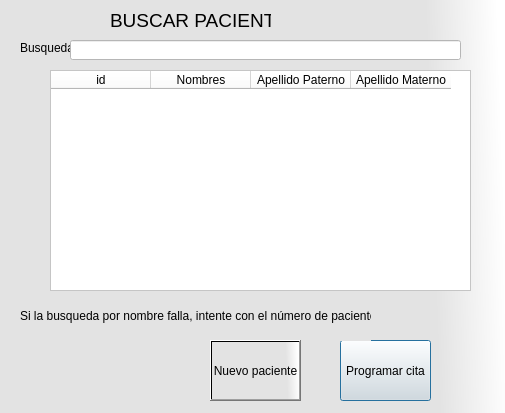
<?xml version="1.0" encoding="UTF-8"?>
<ui version="4.0">
 <class>Dialog</class>
 <widget class="QDialog" name="Dialog">
  <property name="geometry">
   <rect>
    <x>0</x>
    <y>0</y>
    <width>505</width>
    <height>413</height>
   </rect>
  </property>
  <property name="windowTitle">
   <string>Buscar Paciente</string>
  </property>
  <property name="styleSheet">
   <string notr="true">background-color: qlineargradient(spread:pad, x1:0, y1:0.58, x2:1, y2:0.551, stop:0.857955 rgba(227, 227, 227, 255), stop:1 rgba(255, 255, 255, 255));</string>
  </property>
  <widget class="QLabel" name="label">
   <property name="geometry">
    <rect>
     <x>20</x>
     <y>40</y>
     <width>111</width>
     <height>16</height>
    </rect>
   </property>
   <property name="styleSheet">
    <string notr="true">
background-color: rgb(227, 227, 227);</string>
   </property>
   <property name="text">
    <string>Busqueda</string>
   </property>
  </widget>
  <widget class="QLineEdit" name="lineEdit_busqueda">
   <property name="geometry">
    <rect>
     <x>70</x>
     <y>40</y>
     <width>391</width>
     <height>20</height>
    </rect>
   </property>
   <property name="styleSheet">
    <string notr="true">background-color: rgb(255, 255, 255);</string>
   </property>
  </widget>
  <widget class="QPushButton" name="pb_agregar_nuevo_B">
   <property name="geometry">
    <rect>
     <x>340</x>
     <y>340</y>
     <width>91</width>
     <height>61</height>
    </rect>
   </property>
   <property name="styleSheet">
    <string notr="true">background-color: rgb(227, 227, 227);</string>
   </property>
   <property name="text">
    <string>Programar cita</string>
   </property>
  </widget>
  <widget class="QLabel" name="label_5">
   <property name="geometry">
    <rect>
     <x>20</x>
     <y>290</y>
     <width>351</width>
     <height>51</height>
    </rect>
   </property>
   <property name="styleSheet">
    <string notr="true">
background-color: rgb(227, 227, 227);</string>
   </property>
   <property name="text">
    <string>Si la busqueda por nombre falla, intente con el número de paciente</string>
   </property>
  </widget>
  <widget class="QLabel" name="label_6">
   <property name="geometry">
    <rect>
     <x>110</x>
     <y>10</y>
     <width>161</width>
     <height>21</height>
    </rect>
   </property>
   <property name="font">
    <font>
     <pointsize>14</pointsize>
    </font>
   </property>
   <property name="styleSheet">
    <string notr="true">background-color: rgb(227, 227, 227);</string>
   </property>
   <property name="text">
    <string>BUSCAR PACIENTE</string>
   </property>
  </widget>
  <widget class="QTableWidget" name="tabla">
   <property name="geometry">
    <rect>
     <x>50</x>
     <y>70</y>
     <width>421</width>
     <height>221</height>
    </rect>
   </property>
   <property name="styleSheet">
    <string notr="true">background-color: rgb(255, 255, 255);</string>
   </property>
   <column>
    <property name="text">
     <string>id</string>
    </property>
   </column>
   <column>
    <property name="text">
     <string>Nombres</string>
    </property>
   </column>
   <column>
    <property name="text">
     <string>Apellido Paterno</string>
    </property>
   </column>
   <column>
    <property name="text">
     <string>Apellido Materno</string>
    </property>
   </column>
  </widget>
  <widget class="QPushButton" name="pb_nuevopx">
   <property name="geometry">
    <rect>
     <x>210</x>
     <y>340</y>
     <width>91</width>
     <height>61</height>
    </rect>
   </property>
   <property name="text">
    <string>Nuevo paciente</string>
   </property>
  </widget>
 </widget>
 <resources/>
 <connections/>
</ui>
